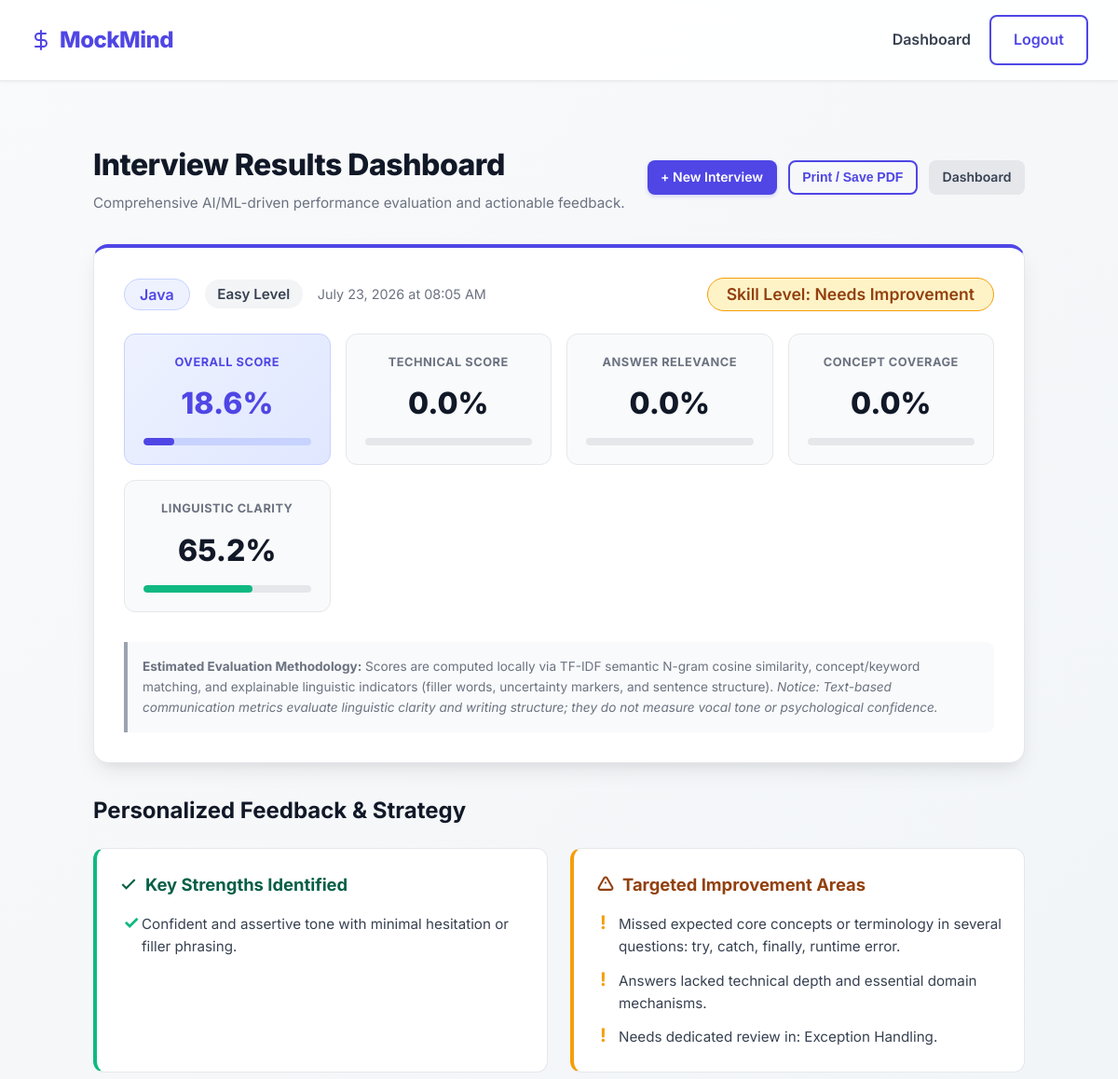
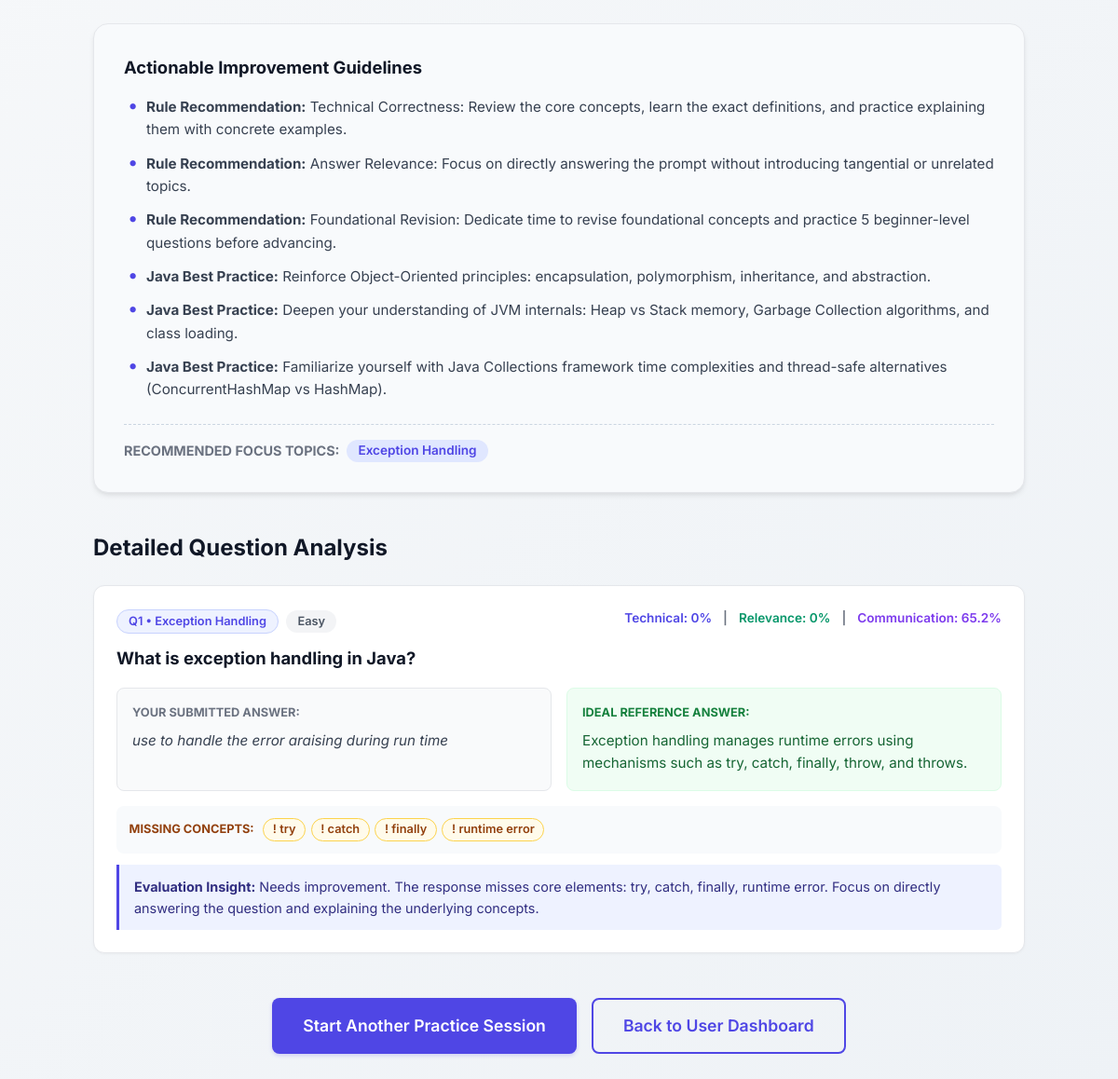
Screenshot of /summary/1 (signed in) with the database file from the repository (2 pictures, top to bottom).
### database/models.py (models this page shows, shortened)
class InterviewSession(db.Model):
    __tablename__ = 'INTERVIEW_SESSIONS'
    id = db.Column(db.Integer, primary_key=True)
    user_id = db.Column(db.Integer, db.ForeignKey('USERS.id'), nullable=False)
    category = db.Column(db.String(50), nullable=False)
    difficulty = db.Column(db.String(50), nullable=False)
    total_questions = db.Column(db.Integer, nullable=False)
    started_at = db.Column(db.DateTime, default=get_utc_now)
    completed_at = db.Column(db.DateTime, nullable=True)
    status = db.Column(db.String(50), default='In Progress') # In Progress, Completed
    overall_score = db.Column(db.Float, nullable=True)
    technical_score = db.Column(db.Float, nullable=True)
    relevance_score = db.Column(db.Float, nullable=True)
    concept_coverage = db.Column(db.Float, nullable=True)
    communication_score = db.Column(db.Float, nullable=True)
    confidence_score = db.Column(db.Float, nullable=True)
    skill_level = db.Column(db.String(50), nullable=True) # Strong, Good, Needs Improvement
    strengths = db.Column(db.Text, nullable=True) # JSON list
    weaknesses = db.Column(db.Text, nullable=True) # JSON list
    recommended_topics = db.Column(db.Text, nullable=True) # JSON list
    overall_feedback = db.Column(db.Text, nullable=True)
    answers = db.relationship('Answer', backref='session', lazy=True)

class Question(db.Model):
    __tablename__ = 'QUESTIONS'
    id = db.Column(db.Integer, primary_key=True)
    question_id = db.Column(db.String(20), unique=True, nullable=False)
    question = db.Column(db.Text, nullable=False)
    category = db.Column(db.String(50), nullable=False)
    topic = db.Column(db.String(100))
    difficulty = db.Column(db.String(50), nullable=False)
    ideal_answer = db.Column(db.Text)
    keywords = db.Column(db.Text)

class Answer(db.Model):
    __tablename__ = 'ANSWERS'
    id = db.Column(db.Integer, primary_key=True)
    session_id = db.Column(db.Integer, db.ForeignKey('INTERVIEW_SESSIONS.id'), nullable=False)
    question_id = db.Column(db.Integer, db.ForeignKey('QUESTIONS.id'), nullable=False)
    user_id = db.Column(db.Integer, db.ForeignKey('USERS.id'), nullable=False)
    user_answer = db.Column(db.Text, nullable=False)
    answered_at = db.Column(db.DateTime, default=get_utc_now)
    technical_score = db.Column(db.Float, nullable=True)
    relevance_score = db.Column(db.Float, nullable=True)
    semantic_score = db.Column(db.Float, nullable=True)
    concept_coverage = db.Column(db.Float, nullable=True)
    confidence_score = db.Column(db.Float, nullable=True)
    communication_score = db.Column(db.Float, nullable=True)
    overall_score = db.Column(db.Float, nullable=True)
    feedback = db.Column(db.Text, nullable=True)
    covered_concepts = db.Column(db.Text, nullable=True) # JSON list
    missing_concepts = db.Column(db.Text, nullable=True) # JSON list
    question = db.relationship('Question', backref='given_answers')
    def get_covered_concepts(self) -> list[str]:
        if not self.covered_concepts:
            return []
        try:
            return json.loads(self.covered_concepts)
        except Exception:
            return [c.strip() for c in self.covered_concepts.split(';') if c.strip()]
    def get_missing_concepts(self) -> list[str]:
        if not self.missing_concepts:
            return []
        try:
            return json.loads(self.missing_concepts)
        except Exception:
            return [m.strip() for m in self.missing_concepts.split(';') if m.strip()]

### routes/interview_routes.py (the view)
@interview_bp.route('/summary/<int:session_id>')
@login_required
def summary(session_id):
    interview_session = db.session.get(InterviewSession, session_id)
    if not interview_session:
        abort(404)
    if interview_session.user_id != current_user.id:
        flash("Unauthorized access", "danger")
        return redirect(url_for('dashboard.dashboard'))
    if interview_session.overall_score is None:
        evaluate_and_persist_session(interview_session)
    answers = Answer.query.filter_by(session_id=session_id).all()
    evaluated_list = [
        {
            'user_answer': a.user_answer,
            'technical_score': a.technical_score or 0.0,
            'relevance_score': a.relevance_score or 0.0,
            'concept_coverage': a.concept_coverage or 0.0,
            'communication_score': a.communication_score or 0.0,
            'confidence_score': a.confidence_score or 0.0,
            'topic': a.question.topic if a.question else 'General',
            'category': a.question.category if a.question else interview_session.category,
            'missing_concepts': a.get_missing_concepts(),
            'covered_concepts': a.get_covered_concepts()
        }
        for a in answers
    ]
    perf = calculate_session_performance(evaluated_list)
    feedback = generate_personalized_feedback(perf, evaluated_list, interview_session.category)
    return render_template(
        'summary.html',
        session=interview_session,
        answers=answers,
        performance=perf,
        feedback=feedback
    )

### templates/summary.html (shortened to what this page needs)
{% extends 'base.html' %}
{% block content %}
<div style="max-width: 1000px; margin: 2rem auto;">
    <div style="display: flex; justify-content: space-between; align-items: center; margin-bottom: 2rem; flex-wrap: wrap; gap: 1rem;">
        <div>
            <h1 style="color: var(--dark-color); font-size: 2rem; font-weight: 800; letter-spacing: -0.5px;">Interview Results Dashboard</h1>
            <p style="color: var(--text-muted); font-size: 0.95rem; margin-top: 0.25rem;">Comprehensive AI/ML-driven performance evaluation and actionable feedback.</p>
        </div>
        <div style="display: flex; gap: 0.75rem;">
            <a href="{{ url_for('interview.setup') }}" class="btn btn-primary btn-sm">+ New Interview</a>
            <button onclick="window.print()" class="btn btn-outline btn-sm no-print">Print / Save PDF</button>
            <a href="{{ url_for('dashboard.dashboard') }}" class="btn btn-muted btn-sm">Dashboard</a>
        </div>
    </div>
    <div class="card card-elevated" style="margin-bottom: 2rem; border-top: 4px solid var(--primary-color);">
        <div style="display: flex; justify-content: space-between; align-items: center; flex-wrap: wrap; gap: 1.5rem; margin-bottom: 1.5rem;">
            <div style="display: flex; align-items: center; gap: 1rem; flex-wrap: wrap;">
                <span class="badge badge-category" style="font-size: 1rem; padding: 0.5rem 1rem;">{{ session.category }}</span>
                <span class="badge" style="background: #F3F4F6; color: #374151; font-size: 0.95rem; padding: 0.5rem 0.85rem;">{{ session.difficulty }} Level</span>
                <span style="color: var(--text-muted); font-size: 0.9rem;">{{ session.completed_at.strftime('%B %d, %Y at %I:%M %p') if session.completed_at else 'Recent' }}</span>
            </div>
            <div>
                {% set skill = performance.skill_level %}
                <span class="badge {% if skill == 'Strong' %}badge-strong{% elif skill == 'Good' %}badge-good{% else %}badge-needs-improvement{% endif %}" style="font-size: 1.1rem; padding: 0.5rem 1.25rem;">
                    Skill Level: {{ skill }}
                </span>
            </div>
        </div>
        <div class="scorecard-grid">
            <div class="score-metric-box" style="background: linear-gradient(135deg, #EEF2FF, #E0E7FF); border-color: #C7D2FE;">
                <div class="score-metric-title" style="color: var(--primary-color);">Overall Score</div>
                <div class="score-metric-value" style="color: var(--primary-color);">{{ performance.overall_score }}%</div>
                <div class="progress-track" style="background: #C7D2FE;">
                    <div class="progress-fill progress-fill-primary" style="width: {{ performance.overall_score }}%;"></div>
                </div>
            </div>
            <div class="score-metric-box">
                <div class="score-metric-title">Technical Score</div>
                <div class="score-metric-value">{{ performance.avg_technical_score }}%</div>
                <div class="progress-track">
                </div>
            </div>
            <div class="score-metric-box">
                <div class="score-metric-title">Answer Relevance</div>
                <div class="score-metric-value">{{ performance.avg_relevance_score }}%</div>
                <div class="progress-track">
                </div>
            </div>
            <div class="score-metric-box">
                <div class="score-metric-title">Concept Coverage</div>
                <div class="score-metric-value">{{ performance.avg_concept_coverage }}%</div>
                <div class="progress-track">
                </div>
            </div>
            <div class="score-metric-box">
                <div class="score-metric-title">Linguistic Clarity</div>
                <div class="score-metric-value">{{ performance.avg_communication_score }}%</div>
                <div class="progress-track">
                    <div class="progress-fill progress-fill-success" style="width: {{ performance.avg_communication_score }}%;"></div>
                </div>
            </div>
        </div>
        <div class="disclaimer-box" style="margin-top: 1rem;">
            <strong>Estimated Evaluation Methodology:</strong>
            Scores are computed locally via TF-IDF semantic N-gram cosine similarity, concept/keyword matching, and explainable linguistic indicators (filler words, uncertainty markers, and sentence structure).
            <em>Notice: Text-based communication metrics evaluate linguistic clarity and writing structure; they do not measure vocal tone or psychological confidence.</em>
        </div>
    </div>
    <h2 style="font-size: 1.5rem; color: var(--dark-color); margin-bottom: 1.25rem;">Personalized Feedback & Strategy</h2>
    <div class="feedback-grid">
        <div class="feedback-card" style="border-left: 4px solid #10B981;">
            <h3 style="color: #065F46;">
                <svg width="20" height="20" viewBox="0 0 24 24" fill="none" stroke="currentColor" stroke-width="2.5"><polyline points="20 6 9 17 4 12"/></svg>
                Key Strengths Identified
            </h3>
            <ul class="feedback-list strengths-list">
                {% for s in feedback.strengths %}
                    <li>{{ s }}</li>
                {% endfor %}
            </ul>
        </div>
        <div class="feedback-card" style="border-left: 4px solid #F59E0B;">
            <h3 style="color: #92400E;">
                <svg width="20" height="20" viewBox="0 0 24 24" fill="none" stroke="currentColor" stroke-width="2.5"><path d="M12 9v2m0 4h.01m-6.938 4h13.856c1.54 0 2.502-1.667 1.732-3L13.732 4c-.77-1.333-2.694-1.333-3.464 0L3.34 16c-.77 1.333.192 3 1.732 3z"/></svg>
                Targeted Improvement Areas
            </h3>
            <ul class="feedback-list weaknesses-list">
                {% for w in feedback.weaknesses %}
                    <li>{{ w }}</li>
                {% endfor %}
            </ul>
        </div>
    </div>
    <div class="card" style="margin-bottom: 2.5rem; background: #F8FAFC;">
        <h3 style="color: var(--dark-color); font-size: 1.15rem; margin-bottom: 1rem;">Actionable Improvement Guidelines</h3>
        <ul class="feedback-list" style="margin-bottom: 1.5rem;">
            {% for tip in feedback.improvement_suggestions %}
                <li><strong>Rule Recommendation:</strong> {{ tip }}</li>
            {% endfor %}
            {% for coach in feedback.category_coaching %}
                <li><strong>{{ session.category }} Best Practice:</strong> {{ coach }}</li>
            {% endfor %}
        </ul>
        {% if feedback.recommended_topics %}
        <div style="border-top: 1px dashed #CBD5E1; padding-top: 1rem; display: flex; align-items: center; flex-wrap: wrap; gap: 0.5rem;">
            <span style="font-weight: 700; font-size: 0.9rem; color: var(--text-muted); text-transform: uppercase;">Recommended Focus Topics:</span>
            {% for topic in feedback.recommended_topics %}
                <span class="badge" style="background: #E0E7FF; color: var(--primary-color); font-weight: 600;">{{ topic }}</span>
            {% endfor %}
        </div>
        {% endif %}
    </div>
    <h2 style="font-size: 1.5rem; color: var(--dark-color); margin-bottom: 1.25rem;">Detailed Question Analysis</h2>
    {% for answer in answers %}
    {% set q = answer.question %}
    <div class="question-result-card">
        <div style="display: flex; justify-content: space-between; align-items: flex-start; flex-wrap: wrap; gap: 0.5rem; margin-bottom: 0.75rem;">
            <div>
                <span class="badge badge-category" style="font-size: 0.8rem;">Q{{ loop.index }} • {{ q.topic or q.category }}</span>
                <span class="badge" style="background: #F3F4F6; color: #4B5563; font-size: 0.8rem; margin-left: 0.25rem;">{{ q.difficulty }}</span>
            </div>
            <div style="display: flex; gap: 0.75rem; align-items: center; font-size: 0.85rem; font-weight: 600;">
                <span style="color: var(--primary-color);">Technical: {{ answer.technical_score or 0 }}%</span>
                <span style="color: #6B7280;">|</span>
                <span style="color: #059669;">Relevance: {{ answer.relevance_score or 0 }}%</span>
                <span style="color: #6B7280;">|</span>
                <span style="color: #7C3AED;">Communication: {{ answer.communication_score or 0 }}%</span>
            </div>
        </div>
        <h4 style="font-size: 1.15rem; color: var(--dark-color); margin-bottom: 1rem;">{{ q.question }}</h4>
        <div class="answer-comparison-box">
            <div class="answer-box">
                <div style="font-weight: 700; font-size: 0.8rem; text-transform: uppercase; color: var(--text-muted); margin-bottom: 0.5rem;">
                    Your Submitted Answer:
                </div>
                <p style="white-space: pre-wrap; font-style: italic; color: var(--text-main);">{{ answer.user_answer }}</p>
            </div>
            <div class="answer-box answer-box-ideal">
                <div style="font-weight: 700; font-size: 0.8rem; text-transform: uppercase; color: #15803D; margin-bottom: 0.5rem;">
                    Ideal Reference Answer:
                </div>
                <p style="white-space: pre-wrap;">{{ q.ideal_answer }}</p>
            </div>
        </div>
        <div style="margin-top: 1rem; padding: 0.85rem; background: #F8FAFC; border-radius: 0.5rem; display: flex; flex-direction: column; gap: 0.5rem;">
            {% set covered = answer.get_covered_concepts() %}
            {% set missing = answer.get_missing_concepts() %}
            {% if missing %}
            <div style="display: flex; align-items: center; flex-wrap: wrap; gap: 0.35rem;">
                <span style="font-size: 0.8rem; font-weight: 700; color: #92400E; text-transform: uppercase; margin-right: 0.25rem;">Missing Concepts:</span>
                {% for m in missing %}
                    <span class="badge badge-missing">! {{ m }}</span>
                {% endfor %}
            </div>
            {% endif %}
        </div>
        {% if answer.feedback %}
        <div style="margin-top: 0.75rem; padding: 0.75rem 1rem; background: #EEF2FF; border-left: 3px solid var(--primary-color); border-radius: 0 0.35rem 0.35rem 0; font-size: 0.9rem; color: #312E81;">
            <strong>Evaluation Insight:</strong> {{ answer.feedback }}
        </div>
        {% endif %}
    </div>
    {% endfor %}
    <div style="margin-top: 3rem; text-align: center; display: flex; justify-content: center; gap: 1rem; flex-wrap: wrap;">
        <a href="{{ url_for('interview.setup') }}" class="btn btn-primary" style="padding: 0.85rem 2rem; font-size: 1.1rem;">Start Another Practice Session</a>
        <a href="{{ url_for('dashboard.dashboard') }}" class="btn btn-outline" style="padding: 0.85rem 2rem; font-size: 1.1rem;">Back to User Dashboard</a>
    </div>
</div>
{% endblock %}

### rows the page displays
InterviewSession: category "Java", difficulty "Easy", completed_at "July 23, 2026 at 08:05 AM", skill_level "Needs Improvement", category "Java" "Java" "Java"
Question: topic "Exception Handling", difficulty "Easy", question "What is exception handling in Java?", ideal_answer "Exception handling manages runtime errors using mechanisms such as try, catch, finally, throw, and throws."
Answer: technical_score "0", relevance_score "0", communication_score "65.2", user_answer "use to handle the error araising during run time", missing "try" "catch" "finally" "runtime error", feedback "Needs improvement. The response misses core elements: try, catch, finally, runtime error. Focus on directly answering the question and explaining the underlying concepts."

### other values shown
{{ performance.overall_score }} "18.6"
{{ performance.avg_technical_score }} "0.0"
{{ performance.avg_relevance_score }} "0.0"
{{ performance.avg_concept_coverage }} "0.0"
{{ performance.avg_communication_score }} "65.2"
{{ s }} "Confident and assertive tone with minimal hesitation or filler phrasing."
{{ w }} "Missed expected core concepts or terminology in several questions: try, catch, finally, runtime error." "Answers lacked technical depth and essential domain mechanisms." "Needs dedicated review in: Exception Handling."
{{ tip }} "Technical Correctness: Review the core concepts, learn the exact definitions, and practice explaining them with concrete examples." "Answer Relevance: Focus on directly answering the prompt without introducing tangential or unrelated topics." "Foundational Revision: Dedicate time to revise foundational concepts and practice 5 beginner-level questions before advancing."
{{ coach }} "Reinforce Object-Oriented principles: encapsulation, polymorphism, inheritance, and abstraction." "Deepen your understanding of JVM internals: Heap vs Stack memory, Garbage Collection algorithms, and class loading." "Familiarize yourself with Java Collections framework time complexities and thread-safe alternatives (ConcurrentHashMap vs HashMap)."
